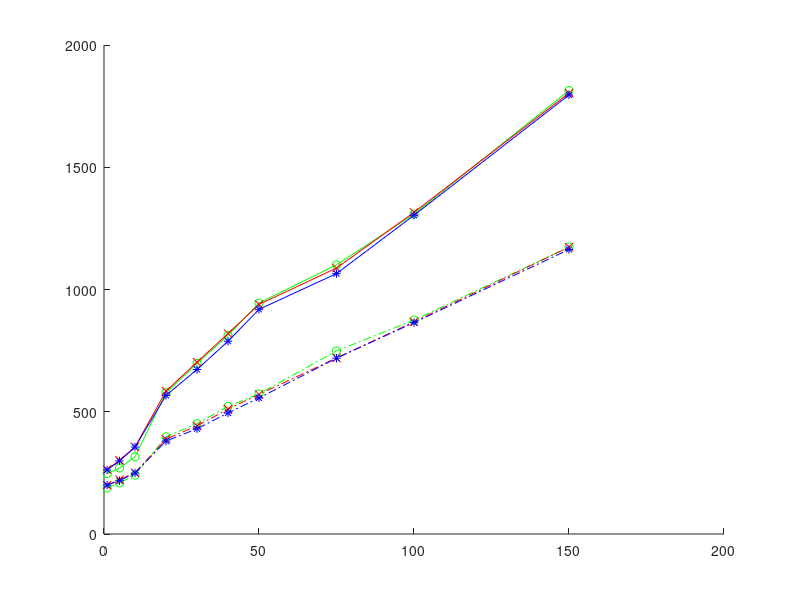

Reproduce this figure in MATLAB.
k1F5ext = [188.201760,209.350755,240.588436,397.595073,451.150435,521.604170,573.174043,748.799679,874.796789,1173.945600];
k3F5ext = [200.065745,222.090694,250.668927,387.860208,442.071308,510.679579,571.024019,719.802857,867.778884,1173.445152];
k5F5ext = [199.955144,217.978472,249.513121,379.958048,430.455346,495.053185,556.424098,719.038805,864.629052,1163.856279];

k1F10ext = [246.803965,269.802023,315.644364,578.077429,697.440951,812.518723,944.757237,1101.000966,1308.506691,1813.938072];
k3F10ext = [263.880963,301.125864,356.142080,584.341484,703.002398,819.807056,939.120756,1087.788234,1315.686229,1803.277000];
k5F10ext = [261.906215,299.024752,355.725540,566.586453,672.817273,788.428773,918.772916,1065.014160,1303.574003,1795.810046];

k1F5 = [188.201760,209.350755,240.588436,397.595073,451.150435,521.604170,573.174043];
k3F5 = [200.065745,222.090694,250.668927,387.860208,442.071308,510.679579,571.024019];
k5F5 = [199.955144,217.978472,249.513121,379.958048,430.455346,495.053185,556.424098];

k1F10 = [246.803965,269.802023,315.644364,578.077429,697.440951,812.518723,944.757237];
k3F10 = [263.880963,301.125864,356.142080,584.341484,703.002398,819.807056,939.120756];
k5F10 = [261.906215,299.024752,355.725540,566.586453,672.817273,788.428773,918.772916];


alphasext = [1,5,10,20,30,40,50,75,100,150]
alphas = [1,5,10,20,30,40,50]

hold on
plot(alphasext,k1F5ext,'-.og')
plot(alphasext,k3F5ext,'-.xr')
plot(alphasext,k5F5ext,'-.*b')
plot(alphasext,k1F10ext,'-og')
plot(alphasext,k3F10ext,'-xr')
plot(alphasext,k5F10ext,'-*b')
hold off